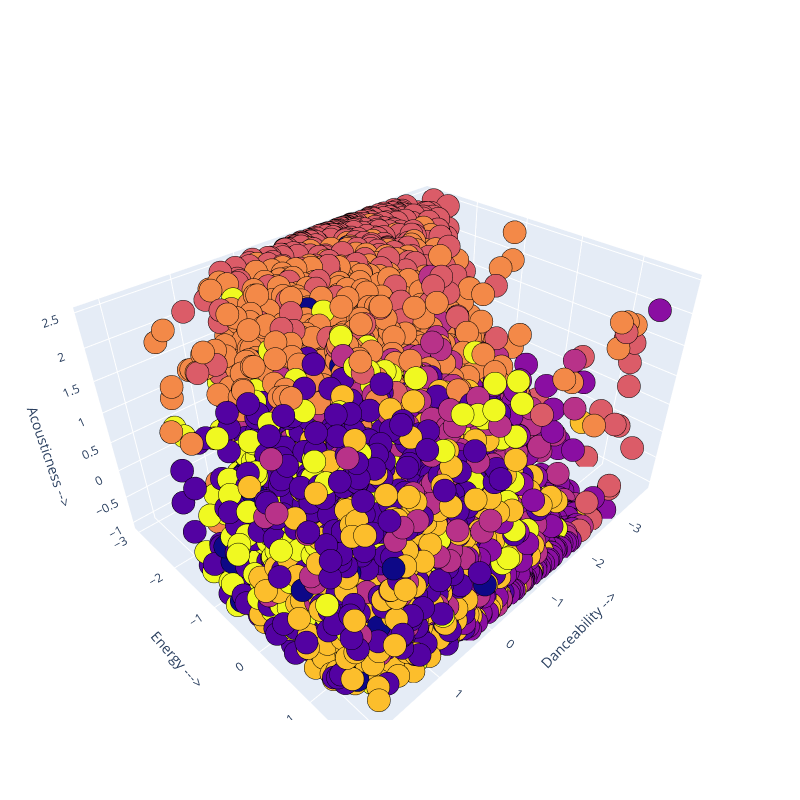

Notebook cell for this chart:
### Code cell
import plotly.graph_objects as go  #for 3D plot

## K-means using k = 8
labels = kmeans_8.labels_

## 3D plot 
Scene = dict(xaxis = dict(title  = 'Danceability -->'),yaxis = dict(title  = 'Energy --->'),zaxis = dict(title  = 'Acousticness -->'))
trace = go.Scatter3d(x=X_scale[:, 0], y=X_scale[:, 1], z=X_scale[:, 4], mode='markers', marker=dict(color=labels, size=8, line=dict(color= 'black',width = 10)))

layout = go.Layout(margin=dict(l=0,r=0), scene=Scene, height=800, width=800)
data = [trace]
fig = go.Figure(data = data, layout = layout)
fig.show()

### Figure 1 — Plotly figure (JSON) as saved in the notebook; plotly's stock layout.template omitted (floating-point values rounded to 4 significant figures; data arrays with more than 128 entries replaced by an {"elided": "..."} marker saying what was removed)
{"data": [{"marker": {"color": {"elided": "20592 int values"}, "line": {"color": "black", "width": 10}, "size": 8}, "mode": "markers", "type": "scatter3d", "x": {"elided": "20592 float values"}, "y": {"elided": "20592 float values"}, "z": {"elided": "20592 float values"}}], "layout": {"height": 800, "margin": {"l": 0, "r": 0}, "scene": {"xaxis": {"title": {"text": "Danceability -->"}}, "yaxis": {"title": {"text": "Energy --->"}}, "zaxis": {"title": {"text": "Acousticness -->"}}}, "width": 800}}
